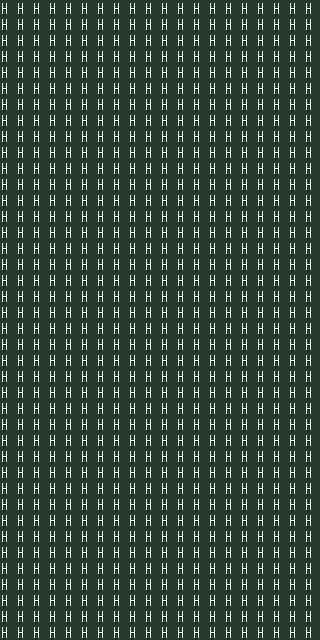

A 2D game scene composited from a Tiled map and its tileset images. What follows is a short description and the map's XML, with every tile layer's data as written:
An orthogonal 20x40 tile map with 16x16 px tiles, 1 tile layer (prototype).

<map version="1.10" tiledversion="1.10.2" orientation="orthogonal" renderorder="right-down" width="20" height="40" tilewidth="16" tileheight="16" infinite="0" nextlayerid="9" nextobjectid="1">
 <tileset firstgid="110" source="HiddenJungle_TSX.tsx" />
 <layer id="1" name="prototype" width="20" height="40">
  <data encoding="csv">
206,206,206,206,206,206,206,206,206,206,206,206,206,206,206,206,206,206,206,206,
206,206,206,206,206,206,206,206,206,206,206,206,206,206,206,206,206,206,206,206,
206,206,206,206,206,206,206,206,206,206,206,206,206,206,206,206,206,206,206,206,
206,206,206,206,206,206,206,206,206,206,206,206,206,206,206,206,206,206,206,206,
206,206,206,206,206,206,206,206,206,206,206,206,206,206,206,206,206,206,206,206,
206,206,206,206,206,206,206,206,206,206,206,206,206,206,206,206,206,206,206,206,
206,206,206,206,206,206,206,206,206,206,206,206,206,206,206,206,206,206,206,206,
206,206,206,206,206,206,206,206,206,206,206,206,206,206,206,206,206,206,206,206,
206,206,206,206,206,206,206,206,206,206,206,206,206,206,206,206,206,206,206,206,
206,206,206,206,206,206,206,206,206,206,206,206,206,206,206,206,206,206,206,206,
206,206,206,206,206,206,206,206,206,206,206,206,206,206,206,206,206,206,206,206,
206,206,206,206,206,206,206,206,206,206,206,206,206,206,206,206,206,206,206,206,
206,206,206,206,206,206,206,206,206,206,206,206,206,206,206,206,206,206,206,206,
206,206,206,206,206,206,206,206,206,206,206,206,206,206,206,206,206,206,206,206,
206,206,206,206,206,206,206,206,206,206,206,206,206,206,206,206,206,206,206,206,
206,206,206,206,206,206,206,206,206,206,206,206,206,206,206,206,206,206,206,206,
206,206,206,206,206,206,206,206,206,206,206,206,206,206,206,206,206,206,206,206,
206,206,206,206,206,206,206,206,206,206,206,206,206,206,206,206,206,206,206,206,
206,206,206,206,206,206,206,206,206,206,206,206,206,206,206,206,206,206,206,206,
206,206,206,206,206,206,206,206,206,206,206,206,206,206,206,206,206,206,206,206,
206,206,206,206,206,206,206,206,206,206,206,206,206,206,206,206,206,206,206,206,
206,206,206,206,206,206,206,206,206,206,206,206,206,206,206,206,206,206,206,206,
206,206,206,206,206,206,206,206,206,206,206,206,206,206,206,206,206,206,206,206,
206,206,206,206,206,206,206,206,206,206,206,206,206,206,206,206,206,206,206,206,
206,206,206,206,206,206,206,206,206,206,206,206,206,206,206,206,206,206,206,206,
206,206,206,206,206,206,206,206,206,206,206,206,206,206,206,206,206,206,206,206,
206,206,206,206,206,206,206,206,206,206,206,206,206,206,206,206,206,206,206,206,
206,206,206,206,206,206,206,206,206,206,206,206,206,206,206,206,206,206,206,206,
206,206,206,206,206,206,206,206,206,206,206,206,206,206,206,206,206,206,206,206,
206,206,206,206,206,206,206,206,206,206,206,206,206,206,206,206,206,206,206,206,
206,206,206,206,206,206,206,206,206,206,206,206,206,206,206,206,206,206,206,206,
206,206,206,206,206,206,206,206,206,206,206,206,206,206,206,206,206,206,206,206,
206,206,206,206,206,206,206,206,206,206,206,206,206,206,206,206,206,206,206,206,
206,206,206,206,206,206,206,206,206,206,206,206,206,206,206,206,206,206,206,206,
206,206,206,206,206,206,206,206,206,206,206,206,206,206,206,206,206,206,206,206,
206,206,206,206,206,206,206,206,206,206,206,206,206,206,206,206,206,206,206,206,
206,206,206,206,206,206,206,206,206,206,206,206,206,206,206,206,206,206,206,206,
206,206,206,206,206,206,206,206,206,206,206,206,206,206,206,206,206,206,206,206,
206,206,206,206,206,206,206,206,206,206,206,206,206,206,206,206,206,206,206,206,
206,206,206,206,206,206,206,206,206,206,206,206,206,206,206,206,206,206,206,206
</data>
 </layer>
</map>
